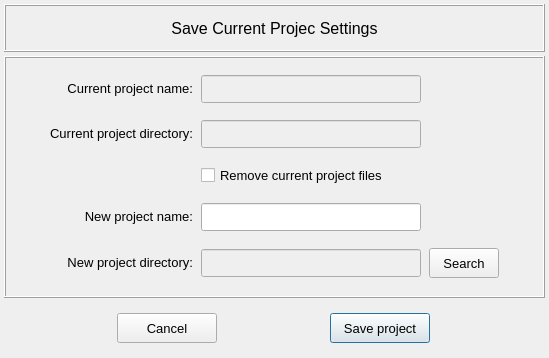
<?xml version="1.0" encoding="UTF-8"?>
<ui version="4.0">
 <class>Dialog</class>
 <widget class="QDialog" name="Dialog">
  <property name="geometry">
   <rect>
    <x>0</x>
    <y>0</y>
    <width>549</width>
    <height>358</height>
   </rect>
  </property>
  <property name="windowTitle">
   <string>Dialog</string>
  </property>
  <layout class="QGridLayout" name="gridLayout">
   <property name="leftMargin">
    <number>4</number>
   </property>
   <property name="topMargin">
    <number>4</number>
   </property>
   <property name="rightMargin">
    <number>4</number>
   </property>
   <property name="bottomMargin">
    <number>4</number>
   </property>
   <property name="spacing">
    <number>4</number>
   </property>
   <item row="0" column="0">
    <widget class="QFrame" name="frame">
     <property name="minimumSize">
      <size>
       <width>0</width>
       <height>48</height>
      </size>
     </property>
     <property name="maximumSize">
      <size>
       <width>16777215</width>
       <height>48</height>
      </size>
     </property>
     <property name="frameShape">
      <enum>QFrame::Box</enum>
     </property>
     <property name="frameShadow">
      <enum>QFrame::Raised</enum>
     </property>
     <layout class="QGridLayout" name="gridLayout_2">
      <item row="0" column="0">
       <widget class="QLabel" name="label">
        <property name="font">
         <font>
          <pointsize>12</pointsize>
         </font>
        </property>
        <property name="text">
         <string>Save Current Projec Settings</string>
        </property>
        <property name="alignment">
         <set>Qt::AlignCenter</set>
        </property>
       </widget>
      </item>
     </layout>
    </widget>
   </item>
   <item row="1" column="0">
    <widget class="QFrame" name="frame_main">
     <property name="frameShape">
      <enum>QFrame::Box</enum>
     </property>
     <property name="frameShadow">
      <enum>QFrame::Raised</enum>
     </property>
     <layout class="QGridLayout" name="gridLayout_3">
      <property name="leftMargin">
       <number>6</number>
      </property>
      <property name="topMargin">
       <number>6</number>
      </property>
      <property name="rightMargin">
       <number>6</number>
      </property>
      <property name="bottomMargin">
       <number>6</number>
      </property>
      <property name="horizontalSpacing">
       <number>8</number>
      </property>
      <item row="4" column="3">
       <widget class="QPushButton" name="search_project_folder_button">
        <property name="sizePolicy">
         <sizepolicy hsizetype="Expanding" vsizetype="Expanding">
          <horstretch>0</horstretch>
          <verstretch>0</verstretch>
         </sizepolicy>
        </property>
        <property name="minimumSize">
         <size>
          <width>70</width>
          <height>30</height>
         </size>
        </property>
        <property name="maximumSize">
         <size>
          <width>70</width>
          <height>30</height>
         </size>
        </property>
        <property name="sizeIncrement">
         <size>
          <width>0</width>
          <height>1</height>
         </size>
        </property>
        <property name="font">
         <font>
          <family>MS Shell Dlg 2</family>
          <pointsize>10</pointsize>
          <weight>50</weight>
          <italic>false</italic>
          <bold>false</bold>
         </font>
        </property>
        <property name="styleSheet">
         <string notr="true"/>
        </property>
        <property name="text">
         <string>Search</string>
        </property>
        <property name="icon">
         <iconset>
          <normaloff>../data/icons/020-search.png</normaloff>../data/icons/020-search.png</iconset>
        </property>
        <property name="autoDefault">
         <bool>false</bool>
        </property>
       </widget>
      </item>
      <item row="2" column="2">
       <widget class="QCheckBox" name="remove_current_project_files">
        <property name="font">
         <font>
          <pointsize>10</pointsize>
         </font>
        </property>
        <property name="text">
         <string>Remove current project files</string>
        </property>
       </widget>
      </item>
      <item row="0" column="1">
       <widget class="QLabel" name="label_2">
        <property name="minimumSize">
         <size>
          <width>0</width>
          <height>28</height>
         </size>
        </property>
        <property name="maximumSize">
         <size>
          <width>180</width>
          <height>28</height>
         </size>
        </property>
        <property name="font">
         <font>
          <pointsize>10</pointsize>
         </font>
        </property>
        <property name="text">
         <string>&lt;html&gt;&lt;head/&gt;&lt;body&gt;&lt;p align=&quot;right&quot;&gt;Current project name:&lt;/p&gt;&lt;/body&gt;&lt;/html&gt;</string>
        </property>
        <property name="alignment">
         <set>Qt::AlignRight|Qt::AlignTrailing|Qt::AlignVCenter</set>
        </property>
       </widget>
      </item>
      <item row="1" column="1">
       <widget class="QLabel" name="label_8">
        <property name="minimumSize">
         <size>
          <width>0</width>
          <height>28</height>
         </size>
        </property>
        <property name="maximumSize">
         <size>
          <width>180</width>
          <height>28</height>
         </size>
        </property>
        <property name="font">
         <font>
          <pointsize>10</pointsize>
         </font>
        </property>
        <property name="text">
         <string>&lt;html&gt;&lt;head/&gt;&lt;body&gt;&lt;p align=&quot;right&quot;&gt;Current project directory:&lt;/p&gt;&lt;/body&gt;&lt;/html&gt;</string>
        </property>
        <property name="alignment">
         <set>Qt::AlignRight|Qt::AlignTrailing|Qt::AlignVCenter</set>
        </property>
       </widget>
      </item>
      <item row="3" column="1">
       <widget class="QLabel" name="label_3">
        <property name="minimumSize">
         <size>
          <width>0</width>
          <height>28</height>
         </size>
        </property>
        <property name="maximumSize">
         <size>
          <width>180</width>
          <height>28</height>
         </size>
        </property>
        <property name="font">
         <font>
          <pointsize>10</pointsize>
         </font>
        </property>
        <property name="text">
         <string>&lt;html&gt;&lt;head/&gt;&lt;body&gt;&lt;p align=&quot;right&quot;&gt;New project name:&lt;/p&gt;&lt;/body&gt;&lt;/html&gt;</string>
        </property>
        <property name="alignment">
         <set>Qt::AlignRight|Qt::AlignTrailing|Qt::AlignVCenter</set>
        </property>
       </widget>
      </item>
      <item row="4" column="2">
       <widget class="QLineEdit" name="lineEdit_new_project_directory">
        <property name="enabled">
         <bool>false</bool>
        </property>
        <property name="minimumSize">
         <size>
          <width>220</width>
          <height>28</height>
         </size>
        </property>
        <property name="maximumSize">
         <size>
          <width>350</width>
          <height>28</height>
         </size>
        </property>
        <property name="font">
         <font>
          <pointsize>10</pointsize>
         </font>
        </property>
        <property name="styleSheet">
         <string notr="true"/>
        </property>
        <property name="alignment">
         <set>Qt::AlignCenter</set>
        </property>
       </widget>
      </item>
      <item row="0" column="2">
       <widget class="QLineEdit" name="lineEdit_current_project_name">
        <property name="enabled">
         <bool>false</bool>
        </property>
        <property name="minimumSize">
         <size>
          <width>220</width>
          <height>28</height>
         </size>
        </property>
        <property name="maximumSize">
         <size>
          <width>350</width>
          <height>28</height>
         </size>
        </property>
        <property name="font">
         <font>
          <pointsize>10</pointsize>
         </font>
        </property>
        <property name="styleSheet">
         <string notr="true"/>
        </property>
        <property name="alignment">
         <set>Qt::AlignCenter</set>
        </property>
       </widget>
      </item>
      <item row="1" column="2">
       <widget class="QLineEdit" name="lineEdit_current_project_directory">
        <property name="enabled">
         <bool>false</bool>
        </property>
        <property name="minimumSize">
         <size>
          <width>220</width>
          <height>28</height>
         </size>
        </property>
        <property name="maximumSize">
         <size>
          <width>350</width>
          <height>28</height>
         </size>
        </property>
        <property name="font">
         <font>
          <pointsize>10</pointsize>
         </font>
        </property>
        <property name="styleSheet">
         <string notr="true"/>
        </property>
        <property name="alignment">
         <set>Qt::AlignCenter</set>
        </property>
       </widget>
      </item>
      <item row="4" column="1">
       <widget class="QLabel" name="label_9">
        <property name="minimumSize">
         <size>
          <width>0</width>
          <height>28</height>
         </size>
        </property>
        <property name="maximumSize">
         <size>
          <width>180</width>
          <height>28</height>
         </size>
        </property>
        <property name="font">
         <font>
          <pointsize>10</pointsize>
         </font>
        </property>
        <property name="text">
         <string>&lt;html&gt;&lt;head/&gt;&lt;body&gt;&lt;p align=&quot;right&quot;&gt;New project directory:&lt;/p&gt;&lt;/body&gt;&lt;/html&gt;</string>
        </property>
        <property name="alignment">
         <set>Qt::AlignRight|Qt::AlignTrailing|Qt::AlignVCenter</set>
        </property>
       </widget>
      </item>
      <item row="3" column="2">
       <widget class="QLineEdit" name="lineEdit_new_project_name">
        <property name="enabled">
         <bool>true</bool>
        </property>
        <property name="minimumSize">
         <size>
          <width>220</width>
          <height>28</height>
         </size>
        </property>
        <property name="maximumSize">
         <size>
          <width>350</width>
          <height>28</height>
         </size>
        </property>
        <property name="font">
         <font>
          <pointsize>10</pointsize>
         </font>
        </property>
        <property name="styleSheet">
         <string notr="true"/>
        </property>
        <property name="alignment">
         <set>Qt::AlignCenter</set>
        </property>
        <property name="clearButtonEnabled">
         <bool>true</bool>
        </property>
       </widget>
      </item>
      <item row="4" column="4">
       <spacer name="horizontalSpacer_2">
        <property name="orientation">
         <enum>Qt::Horizontal</enum>
        </property>
        <property name="sizeHint" stdset="0">
         <size>
          <width>40</width>
          <height>20</height>
         </size>
        </property>
       </spacer>
      </item>
      <item row="4" column="0">
       <spacer name="horizontalSpacer">
        <property name="orientation">
         <enum>Qt::Horizontal</enum>
        </property>
        <property name="sizeHint" stdset="0">
         <size>
          <width>40</width>
          <height>20</height>
         </size>
        </property>
       </spacer>
      </item>
     </layout>
    </widget>
   </item>
   <item row="2" column="0">
    <widget class="QFrame" name="frame_buttons">
     <property name="minimumSize">
      <size>
       <width>0</width>
       <height>52</height>
      </size>
     </property>
     <property name="maximumSize">
      <size>
       <width>16777215</width>
       <height>52</height>
      </size>
     </property>
     <property name="frameShape">
      <enum>QFrame::NoFrame</enum>
     </property>
     <property name="frameShadow">
      <enum>QFrame::Raised</enum>
     </property>
     <layout class="QGridLayout" name="gridLayout_6">
      <property name="leftMargin">
       <number>10</number>
      </property>
      <property name="topMargin">
       <number>0</number>
      </property>
      <property name="rightMargin">
       <number>10</number>
      </property>
      <property name="bottomMargin">
       <number>0</number>
      </property>
      <property name="horizontalSpacing">
       <number>10</number>
      </property>
      <item row="0" column="1">
       <widget class="QPushButton" name="save_project_button">
        <property name="sizePolicy">
         <sizepolicy hsizetype="Expanding" vsizetype="Expanding">
          <horstretch>0</horstretch>
          <verstretch>0</verstretch>
         </sizepolicy>
        </property>
        <property name="minimumSize">
         <size>
          <width>100</width>
          <height>30</height>
         </size>
        </property>
        <property name="maximumSize">
         <size>
          <width>100</width>
          <height>30</height>
         </size>
        </property>
        <property name="sizeIncrement">
         <size>
          <width>0</width>
          <height>1</height>
         </size>
        </property>
        <property name="font">
         <font>
          <pointsize>10</pointsize>
         </font>
        </property>
        <property name="styleSheet">
         <string notr="true"/>
        </property>
        <property name="text">
         <string>Save project</string>
        </property>
        <property name="autoDefault">
         <bool>false</bool>
        </property>
        <property name="default">
         <bool>true</bool>
        </property>
       </widget>
      </item>
      <item row="0" column="0">
       <widget class="QPushButton" name="cancel_button">
        <property name="sizePolicy">
         <sizepolicy hsizetype="Expanding" vsizetype="Expanding">
          <horstretch>0</horstretch>
          <verstretch>0</verstretch>
         </sizepolicy>
        </property>
        <property name="minimumSize">
         <size>
          <width>100</width>
          <height>30</height>
         </size>
        </property>
        <property name="maximumSize">
         <size>
          <width>100</width>
          <height>30</height>
         </size>
        </property>
        <property name="sizeIncrement">
         <size>
          <width>0</width>
          <height>1</height>
         </size>
        </property>
        <property name="font">
         <font>
          <pointsize>10</pointsize>
         </font>
        </property>
        <property name="styleSheet">
         <string notr="true"/>
        </property>
        <property name="text">
         <string>Cancel</string>
        </property>
        <property name="autoDefault">
         <bool>false</bool>
        </property>
       </widget>
      </item>
     </layout>
    </widget>
   </item>
  </layout>
  <zorder>frame</zorder>
  <zorder>frame_buttons</zorder>
  <zorder>frame_main</zorder>
 </widget>
 <tabstops>
  <tabstop>lineEdit_current_project_name</tabstop>
  <tabstop>lineEdit_current_project_directory</tabstop>
  <tabstop>remove_current_project_files</tabstop>
  <tabstop>lineEdit_new_project_name</tabstop>
  <tabstop>lineEdit_new_project_directory</tabstop>
  <tabstop>search_project_folder_button</tabstop>
  <tabstop>cancel_button</tabstop>
  <tabstop>save_project_button</tabstop>
 </tabstops>
 <resources/>
 <connections/>
</ui>
